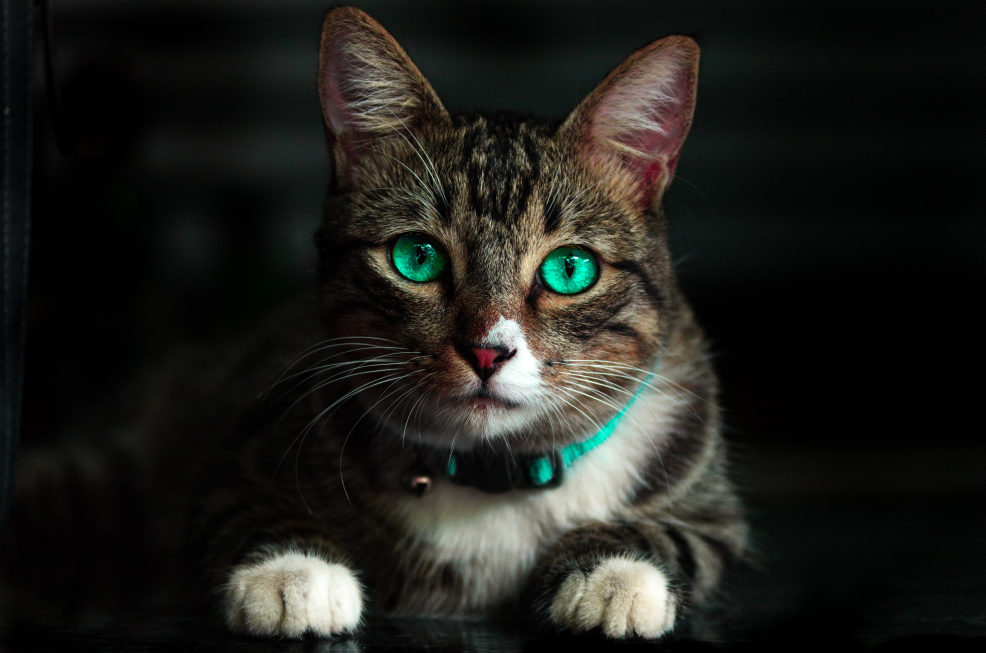
#> input picture CAT.jpg, 4928 x 3264 px (shown at 1/5 size)
$ python draw.py
#> lines starting #> are read from the running program, lines starting #| are printed output that depends on the picture
#> further down, img is the input picture: shape (3264, 4928, 3); mean B, G, R 27.9, 32, 31.8
import cv2 as cv
import numpy as np

def rescale(frame,scale=0.25):
#> called with scale = 0.25
    width=int(frame.shape[1]*scale)
#> width = 1232
    height = int(frame.shape[0] * scale)
#> height = 816
    dim=(width,height)
#> dim = (1232, 816)
    return cv.resize(frame,dim,interpolation=cv.INTER_AREA)

img = cv.imread("CAT.jpg")

size_Corrector=rescale(img)

blank=np.zeros((500,500,3), dtype='uint8')
cv.imshow("Blank",blank)

#Paint
blank[200:300, 300:400]=0,255,0
cv.imshow("Green",blank)
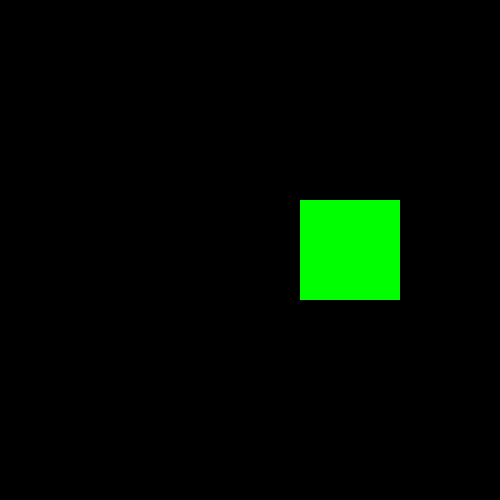
#> window 'Green': shape (500, 500, 3); mean B, G, R 0, 10.2, 0


cv.imshow("Cat",size_Corrector)

cv.waitKey(0)
